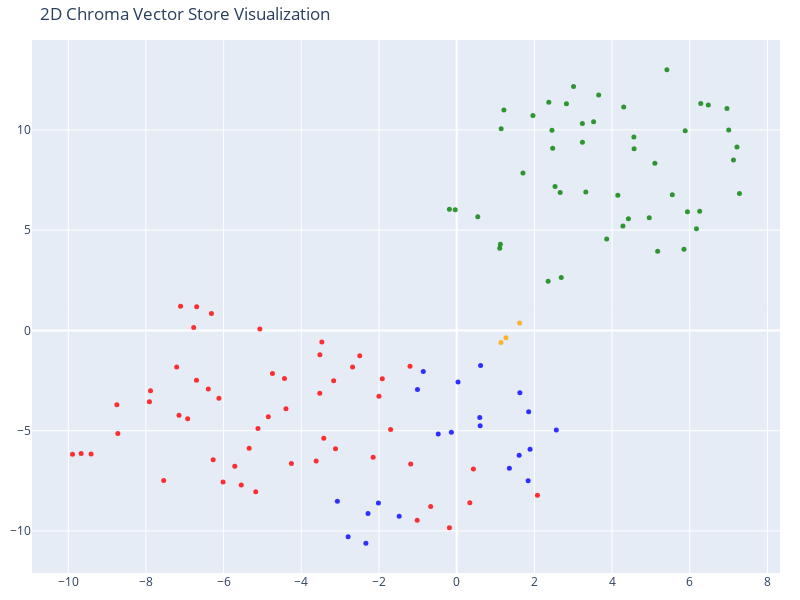

Write notebook code for a chart like this one.
### Code cell
tsne = TSNE(n_components=2, random_state=42)
reduced_vectors = tsne.fit_transform(vectors)

fig = go.Figure(data=[go.Scatter(
    x=reduced_vectors[:, 0],
    y=reduced_vectors[:, 1],
    mode='markers',
    marker=dict(size=5, color=colors, opacity=0.8),
    text=[f"Type: {t}<br>Text: {d[:100]}..." for t, d in zip(doc_types, documents)],
    hoverinfo='text'
)])

fig.update_layout(
    title='2D Chroma Vector Store Visualization',
    scene=dict(xaxis_title='x',yaxis_title='y'),
    width=800,
    height=600,
    margin=dict(r=20, b=10, l=10, t=40)
)

### Figure 1 — Plotly figure (JSON) as saved in the notebook; plotly's stock layout.template omitted (floating-point values rounded to 4 significant figures)
{"data": [{"hoverinfo": "text", "marker": {"color": ["blue", "blue", "blue", "blue", "blue", "blue", "blue", "blue", "blue", "blue", "blue", "blue", "blue", "blue", "blue", "blue", "blue", "blue", "blue", "blue", "blue", "red", "red", "red", "red", "red", "red", "red", "red", "red", "red", "red", "red", "red", "red", "red", "red", "red", "red", "red", "red", "red", "red", "red", "red", "red", "red", "red", "red", "red", "red", "red", "red", "red", "red", "red", "red", "red", "red", "red", "red", "red", "red", "red", "red", "red", "red", "red", "red", "red", "red", "red", "red", "orange", "orange", "orange", "green", "green", "green", "green", "green", "green", "green", "green", "green", "green", "green", "green", "green", "green", "green", "green", "green", "green", "green", "green", "green", "green", "green", "green", "green", "green", "green", "green", "green", "green", "green", "green", "green", "green", "green", "green", "green", "green", "green", "green", "green", "green", "green", "green", "green", "green", "green"], "opacity": 0.8, "size": 5}, "mode": "markers", "text": ["Type: products<br>Text: # Product Summary\n\n# Rellm: AI-Powered Enterprise Reinsurance Solution\n\n## Summary\n\nRellm is an inno...", "Type: products<br>Text: ### Seamless Integrations\nRellm's architecture is designed for effortless integration with existing ...", "Type: products<br>Text: ### Regulatory Compliance Tools\nRellm includes built-in compliance tracking features to help organiz...", "Type: products<br>Text: Join the growing number of organizations leveraging Rellm to enhance their reinsurance processes whi...", "Type: products<br>Text: Experience the future of reinsurance with Rellm, where innovation meets reliability. Let Insurellm h...", "Type: products<br>Text: # Product Summary\n\n# Markellm\n\n## Summary\n\nMarkellm is an innovative two-sided marketplace designed ...", "Type: products<br>Text: - **User-Friendly Interface**: Designed with user experience in mind, Markellm features an intuitive...", "Type: products<br>Text: - **Customer Support**: Our dedicated support team is always available to assist both consumers and ...", "Type: products<br>Text: ### For Insurance Companies:\n- **Basic Listing Fee**: $199/month for a featured listing on the platf...", "Type: products<br>Text: ### Q3 2025\n- Initiate a comprehensive marketing campaign targeting both consumers and insurers to i...", "Type: products<br>Text: # Product Summary\n\n# Homellm\n\n## Summary\nHomellm is an innovative home insurance product developed b...", "Type: products<br>Text: ### 2. Dynamic Pricing Model\nWith Homellm's innovative dynamic pricing model, insurance providers ca...", "Type: products<br>Text: ### 5. Multi-Channel Integration\nHomellm seamlessly integrates into existing insurance platforms, pr...", "Type: products<br>Text: - **Basic Tier:** Starting at $5,000/month for small insurers with basic integration features.\n- **S...", "Type: products<br>Text: All tiers include a comprehensive training program and ongoing updates to ensure optimal performance...", "Type: products<br>Text: With Homellm, Insurellm is committed to transforming the landscape of home insurance, ensuring both ...", "Type: products<br>Text: # Product Summary\n\n# Carllm\n\n## Summary\n\nCarllm is an innovative auto insurance product developed by...", "Type: products<br>Text: - **Instant Quoting**: With Carllm, insurance companies can offer near-instant quotes to customers, ...", "Type: products<br>Text: - **Mobile Integration**: Carllm is designed to work seamlessly with mobile applications, providing ...", "Type: products<br>Text: - **Professional Tier**: $2,500/month\n  - For medium-sized companies.\n  - All Basic Tier features pl...", "Type: products<br>Text: ### Q2 2025: Customer Experience Improvements\n- Launch of a new **mobile app** for end-users.\n- Intr...", "Type: contracts<br>Text: # Contract with GreenField Holdings for Markellm\n\n**Effective Date:** November 15, 2023  \n**Contract...", "Type: contracts<br>Text: ## Renewal\n1. **Automatic Renewal**: This contract will automatically renew for sequential one-year ...", "Type: contracts<br>Text: ## Features\n1. **AI-Powered Matching**: Access to advanced algorithms that connect GreenField Holdin...", "Type: contracts<br>Text: ## Support\n1. **Customer Support Access**: The Client will have access to dedicated support through ...", "Type: contracts<br>Text: **Signatures:**  \n_________________________                           _________________________  \n**...", "Type: contracts<br>Text: # Contract with Apex Reinsurance for Rellm: AI-Powered Enterprise Reinsurance Solution\n\n## Terms\n\n1....", "Type: contracts<br>Text: ## Renewal\n\n1. **Automatic Renewal**: This Agreement will automatically renew for successive one-yea...", "Type: contracts<br>Text: 2. **Seamless Integrations**: The architecture of Rellm allows for easy integration with existing sy...", "Type: contracts<br>Text: 1. **Technical Support**: Provider shall offer dedicated technical support to the Client via phone, ...", "Type: contracts<br>Text: **Insurellm, Inc.**  \n_____________________________  \nAuthorized Signature   \nDate: ________________...", "Type: contracts<br>Text: # Contract with Greenstone Insurance for Homellm\n\n---\n\n## Terms\n\n1. **Parties**: This Contract (\"Agr...", "Type: contracts<br>Text: 4. **Payment Terms**: \n   - The Customer shall pay an amount of $10,000 per month for the Standard T...", "Type: contracts<br>Text: ---\n\n## Features\n\n- **AI-Powered Risk Assessment**: Customer will have access to enhanced risk evalu...", "Type: contracts<br>Text: - **Customer Portal**: A dedicated portal will be provided, allowing the Customer's clients to manag...", "Type: contracts<br>Text: ______________________________  \n[Name], [Title]  \nDate: ______________________\n\n**For Greenstone In...", "Type: contracts<br>Text: # Contract with Roadway Insurance Inc. for Carllm\n\n---\n\n## Terms\n\n1. **Agreement Effective Date**: T...", "Type: contracts<br>Text: ---\n\n## Renewal\n\n1. **Automatic Renewal**: This agreement will automatically renew for an additional...", "Type: contracts<br>Text: ---\n\n## Features\n\n1. **Access to Core Features**: Roadway Insurance Inc. will have access to all Pro...", "Type: contracts<br>Text: ---\n\n## Support\n\n1. **Technical Support**: Roadway Insurance Inc. will receive priority technical su...", "Type: contracts<br>Text: # Contract with Stellar Insurance Co. for Rellm\n\n## Terms\nThis contract is made between **Insurellm*...", "Type: contracts<br>Text: ### Termination\nEither party may terminate this agreement with a **30-day written notice**. In the e...", "Type: contracts<br>Text: ## Features\nStellar Insurance Co. will receive access to the following features of the Rellm product...", "Type: contracts<br>Text: ## Support\nInsurellm provides Stellar Insurance Co. with the following support services:\n\n- **24/7 T...", "Type: contracts<br>Text: # Contract with TechDrive Insurance for Carllm\n\n**Contract Date:** October 1, 2024  \n**Contract Dura...", "Type: contracts<br>Text: ## Renewal\n\n1. **Automatic Renewal**: This contract shall automatically renew for additional one-yea...", "Type: contracts<br>Text: ## Support\n\n1. **Customer Support**: Insurellm will provide 24/7 customer support to TechDrive Insur...", "Type: contracts<br>Text: **TechDrive Insurance Representative:**  \nName: Sarah Johnson  \nTitle: Operations Director  \nDate: _...", "Type: contracts<br>Text: # Contract with Belvedere Insurance for Markellm\n\n## Terms\nThis Contract (\"Agreement\") is made and e...", "Type: contracts<br>Text: ## Renewal\n1. **Renewal Terms**: This Agreement may be renewed for additional one-year terms upon mu...", "Type: contracts<br>Text: ## Features\n1. **AI-Powered Matching**: Belvedere Insurance will benefit from Markellm's AI-powered ...", "Type: contracts<br>Text: ## Support\n1. **Technical Support**: Technical support will be available from 9 AM to 7 PM EST, Mond...", "Type: contracts<br>Text: **Belvedere Insurance**  \nSignature: ______________________  \nName: [Authorized Signatory]  \nTitle: ...", "Type: contracts<br>Text: # Contract with Velocity Auto Solutions for Carllm\n\n**Contract Date:** October 1, 2023  \n**Contract ...", "Type: contracts<br>Text: ## Renewal\n\n1. **Automatic Renewal**: This contract will automatically renew for successive 12-month...", "Type: contracts<br>Text: ## Support\n\n1. **Customer Support**: Velocity Auto Solutions will have access to Insurellm’s custome...", "Type: contracts<br>Text: # Contract with GreenValley Insurance for Homellm\n\n**Contract Date:** October 6, 2023  \n**Contract N...", "Type: contracts<br>Text: 4. **Confidentiality:** Both parties agree to maintain the confidentiality of proprietary informatio...", "Type: contracts<br>Text: 1. **AI-Powered Risk Assessment:** Access to advanced AI algorithms for real-time risk evaluations.\n...", "Type: contracts<br>Text: 3. **Regular Updates:** Insurellm will offer ongoing updates and enhancements to the Homellm platfor...", "Type: contracts<br>Text: # Contract with EverGuard Insurance for Rellm: AI-Powered Enterprise Reinsurance Solution\n\n**Contrac...", "Type: contracts<br>Text: 4. **Usage Rights**: EverGuard Insurance is granted a non-exclusive, non-transferable license to acc...", "Type: contracts<br>Text: 1. **Core Functionality**: Rellm provides EverGuard Insurance with advanced AI-driven analytics, sea...", "Type: contracts<br>Text: 1. **Customer Support**: Insurellm will provide EverGuard Insurance with 24/7 customer support, incl...", "Type: contracts<br>Text: ---\n\n**Signatures**  \n**For Insurellm**: __________________________  \n**Name**: John Smith  \n**Title...", "Type: contracts<br>Text: # Contract with BrightWay Solutions for Markellm\n\n**Contract Date:** October 5, 2023  \n**Contract ID...", "Type: contracts<br>Text: 3. **Service Level Agreement (SLA):**  \n   Insurellm commits to a 99.9% uptime for the platform with...", "Type: contracts<br>Text: 2. **Real-Time Quote Availability:**  \n   Consumers sourced via BrightWay Solutions will receive rea...", "Type: contracts<br>Text: 3. **Training and Onboarding:**  \n   Insurellm agrees to provide one free training session on how to...", "Type: contracts<br>Text: # Contract with Pinnacle Insurance Co. for Homellm\n\n## Terms\nThis contract (\"Contract\") is entered i...", "Type: contracts<br>Text: ## Renewal\n1. **Renewal Terms**: At the end of the initial term, this Contract shall automatically r...", "Type: contracts<br>Text: ## Features\n1. **AI-Powered Risk Assessment**: Utilized for tailored underwriting decisions specific...", "Type: contracts<br>Text: ## Support\n1. **Technical Support**: Insurellm shall provide 24/7 technical support via an email and...", "Type: company<br>Text: # Overview of Insurellm\n\nInsurellm is an innovative insurance tech firm with 200 employees across th...", "Type: company<br>Text: # Careers at Insurellm\n\nInsurellm is hiring! We are looking for talented software engineers, data sc...", "Type: company<br>Text: # About Insurellm\n\nInsurellm was founded by Avery Lancaster in 2015 as an insurance tech startup des...", "Type: employees<br>Text: # HR Record\n\n# Alex Chen\n\n## Summary\n- **Date of Birth:** March 15, 1990  \n- **Job Title:** Backend ...", "Type: employees<br>Text: ## Annual Performance History\n- **2020:**  \n  - Completed onboarding successfully.  \n  - Met expecta...", "Type: employees<br>Text: ## Compensation History\n- **2020:** Base Salary: $80,000  \n- **2021:** Base Salary Increase to $90,0...", "Type: employees<br>Text: Alex Chen continues to be a vital asset at Insurellm, contributing significantly to innovative backe...", "Type: employees<br>Text: # HR Record\n\n# Oliver Spencer\n\n## Summary\n- **Date of Birth**: May 14, 1990  \n- **Job Title**: Backe...", "Type: employees<br>Text: ## Annual Performance History\n- **2018**: **3/5** - Adaptable team player but still learning to take...", "Type: employees<br>Text: ## Compensation History\n- **March 2018**: Initial salary of $80,000.\n- **July 2019**: Salary increas...", "Type: employees<br>Text: # HR Record\n\n# Emily Tran\n\n## Summary\n- **Date of Birth:** March 18, 1991  \n- **Job Title:** Digital...", "Type: employees<br>Text: - **January 2017 - May 2018**: Marketing Intern  \n  - Supported the Marketing team by collaborating ...", "Type: employees<br>Text: - **2021**:  \n  - Performance Rating: Meets Expectations  \n  - Key Achievements: Contributed to the ...", "Type: employees<br>Text: - **Professional Development Goals**:  \n  - Emily Tran aims to become a Marketing Manager within the...", "Type: employees<br>Text: # HR Record\n\n# Jordan Blake\n\n## Summary\n- **Date of Birth:** March 15, 1993  \n- **Job Title:** Sales...", "Type: employees<br>Text: ## Annual Performance History\n- **2021:** First year at Insurellm; achieved 90% of monthly targets. ...", "Type: employees<br>Text: ## Other HR Notes\n- Jordan has shown an interest in continuing education, actively participating in ...", "Type: employees<br>Text: # Avery Lancaster\n\n## Summary\n- **Date of Birth**: March 15, 1985  \n- **Job Title**: Co-Founder & Ch...", "Type: employees<br>Text: - **2010 - 2013**: Business Analyst at Edge Analytics  \n  Prior to joining Innovate, Avery worked as...", "Type: employees<br>Text: - **2018**: **Exceeds Expectations**  \n  Under Avery’s pivoted vision, Insurellm launched two new su...", "Type: employees<br>Text: - **2022**: **Satisfactory**  \n  Avery focused on rebuilding team dynamics and addressing employee c...", "Type: employees<br>Text: ## Compensation History\n- **2015**: $150,000 base salary + Significant equity stake  \n- **2016**: $1...", "Type: employees<br>Text: ## Other HR Notes\n- **Professional Development**: Avery has actively participated in leadership trai...", "Type: employees<br>Text: # HR Record\n\n# Maxine Thompson\n\n## Summary\n- **Date of Birth:** January 15, 1991  \n- **Job Title:** ...", "Type: employees<br>Text: ## Insurellm Career Progression\n- **January 2017 - October 2018**: **Junior Data Engineer**  \n  * Ma...", "Type: employees<br>Text: ## Annual Performance History\n- **2017**: *Meets Expectations*  \n  Maxine showed potential in her ro...", "Type: employees<br>Text: - **2021**: *Exceeds Expectations*  \n  Maxine spearheaded the transition to a new data warehousing s...", "Type: employees<br>Text: ## Compensation History\n- **2017**: $70,000 (Junior Data Engineer)  \n- **2018**: $75,000 (Junior Dat...", "Type: employees<br>Text: # Samantha Greene\n\n## Summary\n- **Date of Birth:** October 14, 1990\n- **Job Title:** HR Generalist\n-...", "Type: employees<br>Text: ## Annual Performance History\n- **2020:** Exceeds Expectations  \n  Samantha Greene demonstrated exce...", "Type: employees<br>Text: ## Compensation History\n- **2020:** Base Salary - $55,000  \n  The entry-level salary matched industr...", "Type: employees<br>Text: - **2023:** Base Salary - $70,000  \n  Recognized for substantial improvement in employee relations m...", "Type: employees<br>Text: # HR Record\n\n# Alex Thomson\n\n## Summary\n- **Date of Birth:** March 15, 1995  \n- **Job Title:** Sales...", "Type: employees<br>Text: ## Annual Performance History  \n- **2022** - Rated as \"Exceeds Expectations.\" Alex Thomson achieved ...", "Type: employees<br>Text: ## Other HR Notes\n- Alex Thomson is an active member of the Diversity and Inclusion committee at Ins...", "Type: employees<br>Text: # HR Record\n\n# Samuel Trenton\n\n## Summary\n- **Date of Birth:** April 12, 1989  \n- **Job Title:** Sen...", "Type: employees<br>Text: ## Annual Performance History\n- **2023:** Rating: 4.5/5  \n  *Samuel exceeded expectations, successfu...", "Type: employees<br>Text: ## Compensation History\n- **2023:** Base Salary: $115,000 + Bonus: $15,000  \n  *Annual bonus based o...", "Type: employees<br>Text: - **Engagement in Company Culture:** Regularly participates in team-building events and contributes ...", "Type: employees<br>Text: # HR Record\n\n# Alex Harper\n\n## Summary\n- **Date of Birth**: March 15, 1993  \n- **Job Title**: Sales ...", "Type: employees<br>Text: ## Annual Performance History  \n- **2021**:  \n  - **Performance Rating**: 4.5/5  \n  - **Key Achievem...", "Type: employees<br>Text: - **2022**:  \n  - **Base Salary**: $65,000 (Promotion to Senior SDR)  \n  - **Bonus**: $13,000 (20% o...", "Type: employees<br>Text: # HR Record\n\n# Jordan K. Bishop\n\n## Summary\n- **Date of Birth:** March 15, 1990\n- **Job Title:** Fro...", "Type: employees<br>Text: ## Annual Performance History\n- **2019:** Exceeds Expectations - Continuously delivered high-quality...", "Type: employees<br>Text: ## Compensation History\n- **June 2018:** Starting Salary - $85,000\n- **June 2019:** Salary Increase ...", "Type: employees<br>Text: ## Other HR Notes\n- Jordan K. Bishop has been an integral part of club initiatives, including the In...", "Type: employees<br>Text: # HR Record\n\n# Emily Carter\n\n## Summary\n- **Date of Birth:** August 12, 1990  \n- **Job Title:** Acco...", "Type: employees<br>Text: - **2017-2019:** Marketing Intern  \n  - Assisted with market research and campaign development for s...", "Type: employees<br>Text: ## Compensation History\n| Year | Base Salary | Bonus         | Total Compensation |\n|------|--------...", "Type: employees<br>Text: Emily Carter exemplifies the kind of talent that drives Insurellm's success and is an invaluable ass..."], "type": "scatter", "x": [0.0342, -0.8598, -1.01, 1.626, 0.6146, 1.889, 1.608, 1.356, 1.839, 2.565, -2.015, -1.481, -2.282, -2.795, -2.337, -3.072, 0.5944, 0.6036, -0.1372, -0.4754, 1.853, -4.255, -9.412, 0.3383, 2.079, -6.694, -3.471, -2.495, -1.202, -4.395, -6.313, -5.712, -7.544, -1.017, -5.343, -7.109, -8.748, -8.723, -1.701, -6.121, -4.433, -4.743, -2.001, -3.524, -7.882, -7.148, -6.699, -7.208, -3.617, -9.89, 0.4308, -4.849, -6.77, -7.91, -6.926, -6.394, -6.014, -5.546, -0.6693, -5.173, -3.522, -2.68, -1.915, -3.167, -5.067, -3.119, -2.151, -1.185, -3.423, -6.269, -9.668, -0.188, -5.115, 1.139, 1.62, 1.267, 5.94, 6.478, 3.235, 2.354, 6.256, 6.284, 3.524, 3.324, 2.532, 2.471, 2.663, 4.957, 2.452, 5.174, 1.108, 0.5423, -0.03737, -0.1873, 3.008, 1.125, 7.28, 7.125, 7.003, 7.216, 4.3, 5.102, 5.883, 4.561, 4.567, 4.279, 1.144, 3.861, 5.551, 2.371, 2.825, 5.411, 4.421, 1.963, 1.215, 6.173, 6.957, 3.655, 5.851, 4.148, 1.706, 3.237, 2.691], "y": [-2.574, -2.044, -2.951, -3.103, -1.747, -5.925, -6.222, -6.867, -7.498, -4.965, -8.605, -9.272, -9.135, -10.28, -10.61, -8.521, -4.345, -4.756, -5.075, -5.16, -4.055, -6.641, -6.164, -8.59, -8.216, 1.186, -0.5814, -1.263, -1.782, -3.901, 0.8461, -6.772, -7.479, -9.467, -5.872, 1.203, -3.706, -5.142, -4.941, -3.38, -2.401, -2.152, -3.279, -3.137, -3.002, -4.236, -2.479, -1.825, -6.507, -6.179, -6.908, -4.299, 0.1521, -3.551, -4.408, -2.926, -7.556, -7.709, -8.775, -8.043, -1.215, -1.824, -2.411, -2.513, 0.07433, -5.903, -6.329, -6.66, -5.378, -6.449, -6.139, -9.836, -4.892, -0.6039, 0.37, -0.3692, 5.923, 11.24, 10.32, 2.454, 5.944, 11.32, 10.4, 6.904, 7.179, 9.088, 6.872, 5.614, 9.98, 3.943, 4.099, 5.673, 6.018, 6.039, 12.16, 4.301, 6.824, 8.497, 9.996, 9.151, 11.15, 8.342, 9.953, 9.641, 9.058, 5.213, 10.06, 4.561, 6.766, 11.38, 11.3, 13.0, 5.574, 10.71, 10.99, 5.07, 11.07, 11.74, 4.043, 6.745, 7.852, 9.39, 2.644]}], "layout": {"height": 600, "margin": {"b": 10, "l": 10, "r": 20, "t": 40}, "scene": {"xaxis": {"title": {"text": "x"}}, "yaxis": {"title": {"text": "y"}}}, "title": {"text": "2D Chroma Vector Store Visualization"}, "width": 800}}
